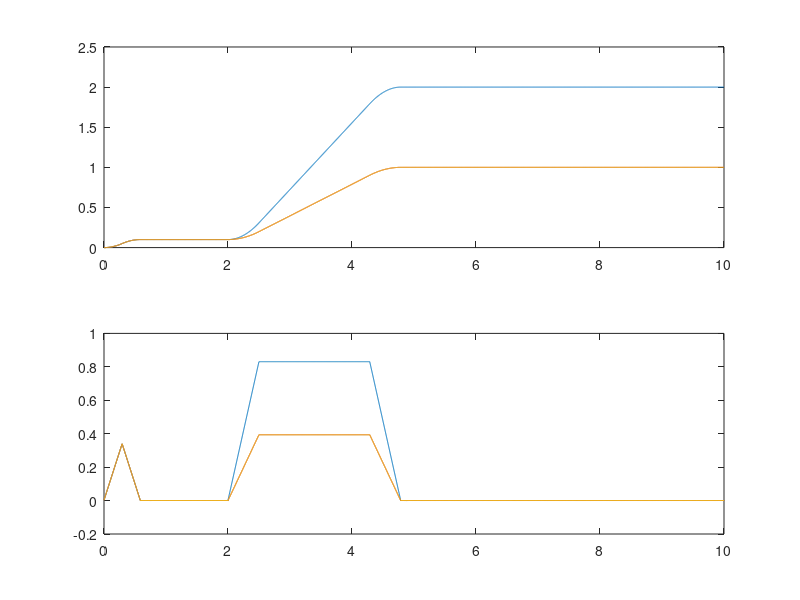

Recreate this plot in MATLAB.
clc;clear all;clc;

max_lin_vel=1;
max_lin_acc=2;

max_ang_vel=1;
max_ang_acc=2;

dt=2e-3;

x0=zeros(3,1);
xf=0.1*ones(3,1);
last_vel=zeros(3,1);
t=(0:dt:10)';
x=x0;
for idx=1:length(t)

    err=xf-x;

    if idx==1000
        xf=[2;1;1];
    end

    dist=norm(err);
    versor=err/norm(err);
    norm_last_vel=norm(last_vel);


    % 0.5*max_acc*dec_time^2=dec_dist
    % max_acc*dec_time=max_vel -> dec_time=max_vel/max_acc
    % dec_dist=0.5*max_vel^2/max_dec
    dec_dist=0.5*max_lin_vel^2/max_lin_acc;

    if (dist<=dec_dist)
        dec_time=sqrt(2*dist/max_lin_acc);
        dec_vel=max_lin_acc*dec_time;
        vel_no_sat=dec_vel*versor;

    else
        vel_no_sat=max_lin_vel*versor;
    end

    vel_err=vel_no_sat-last_vel;
    if (norm(vel_err)>max_lin_acc*dt)
        acc=max_lin_acc*(vel_err)/norm(vel_err);
        vel=last_vel+acc*dt;
    else
        acc=vel_err/dt;
        vel=vel_no_sat;
    end

    speed(:,idx)=vel';
    pos(:,idx)=x';

    x=x+vel*dt+0.5*acc*dt^2;
    last_vel=vel;
end

subplot(211)
plot(t,pos)
subplot(212)
plot(t,speed)